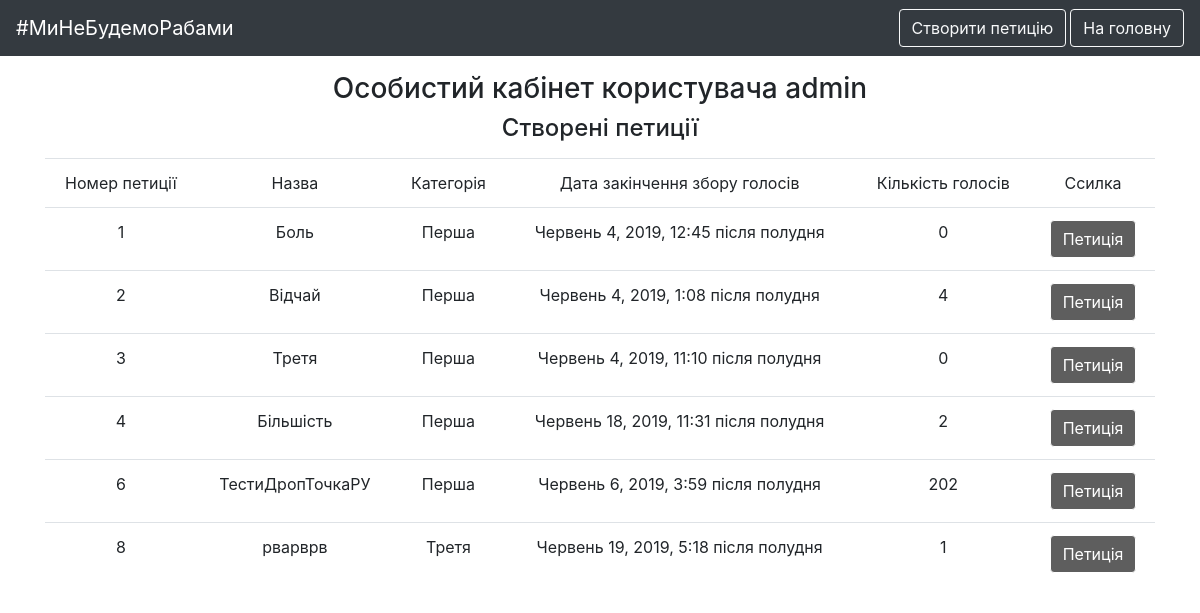
The app's page /account/ (signed in) with its own data.
### pract/models.py (models this page shows, shortened)
class Petition(models.Model):
    user = models.ForeignKey(settings.AUTH_USER_MODEL, on_delete=models.PROTECT)
    category = models.ForeignKey(Category, on_delete=models.CASCADE)
    title = models.CharField(max_length=100)
    slug = models.SlugField()
    info = models.TextField()
    votes = models.IntegerField(default=0)
    date = models.DateTimeField(default=(timezone.now() + timedelta(days=14)))
    status = models.CharField(max_length=100, choices=PETITION_STATUS_CHOICES, default='Збираємо підписи')
    def get_absolute_url(self):
        return reverse('petition_detail', kwargs={'petition_slug': self.slug})

class Category(models.Model):
    name = models.CharField(max_length=100)
    slug = models.SlugField(blank=True)
    def __str__(self):
        return self.name

### pract/views.py (the view)
# urls.py: url(r'^account/$', account_view, name='account'),
def account_view(request):
    petition = Petition.objects.filter(user=request.user)
    context = {
        'petition': petition
    }
    return render(request, 'account.html', context)

### pract/templates/account.html (shortened to what this page needs)
{% extends 'base.html' %}
{% block navbarb %}
    <nav class="navbar navbar-expand-lg navbar-dark bg-dark navbar-fixed-top">
        <a class="navbar-brand" href="/">#МиНеБудемоРабами</a>
        <div class="collapse navbar-collapse justify-content-end" id="nav">
            <a class="btn btn-outline-light mr-1" href="{% url "create_petition" %}">Створити петицію</a>
            <a class="btn btn-outline-light" href="/">На головну</a>
        </div>
    </nav>
{% endblock navbarb %}
{% block content %}
    <div class="container bg-white mt-3">
        <h3 class="text-center">Особистий кабінет користувача {{ request.user }}</h3>
        <h4 class="text-center">Створені петиції</h4>
        <table class="table table-responsive-sm text-center mt-3">
            <tr>
                <td>Номер петиції</td>
                <td>Назва</td>
                <td>Категорія</td>
                <td>Дата закінчення збору голосів</td>
                <td>Кількість голосів</td>
                <td>Ссилка</td>
            </tr>
            {% for item in petition %}
                <tr>
                    <td>{{ item.id }}</td>
                    <td>{{ item.title }}</td>
                    <td>{{ item.category }}</td>
                    <td>{{ item.date }}</td>
                    <td>{{ item.votes }}</td>
                    <td><a class="btn btn-outline-info" href="{{ item.get_absolute_url }}">Петиція</a></td>
                </tr>
            {% endfor %}
        </table>
    </div>
{% endblock content %}

### static_in_dev/css/css.css (style rules this page uses)
.btn-outline-info { background-color: rgba(44, 44, 44, 0.76); color: white; border-color: white; }

### records on screen
Petition: id "1", title "Боль", category "Перша", date "Червень 4, 2019, 12:45 після полудня", votes "0"
Petition: id "2", title "Відчай", category "Перша", date "Червень 4, 2019, 1:08 після полудня", votes "4"
Petition: id "3", title "Третя", category "Перша", date "Червень 4, 2019, 11:10 після полудня", votes "0"
Petition: id "4", title "Більшість", category "Перша", date "Червень 18, 2019, 11:31 після полудня", votes "2"
Petition: id "6", title "ТестиДропТочкаРУ", category "Перша", date "Червень 6, 2019, 3:59 після полудня", votes "202"
Petition: id "8", title "рварврв", category "Третя", date "Червень 19, 2019, 5:18 після полудня", votes "1"

### other values on screen
{{ request.user }} "admin"
